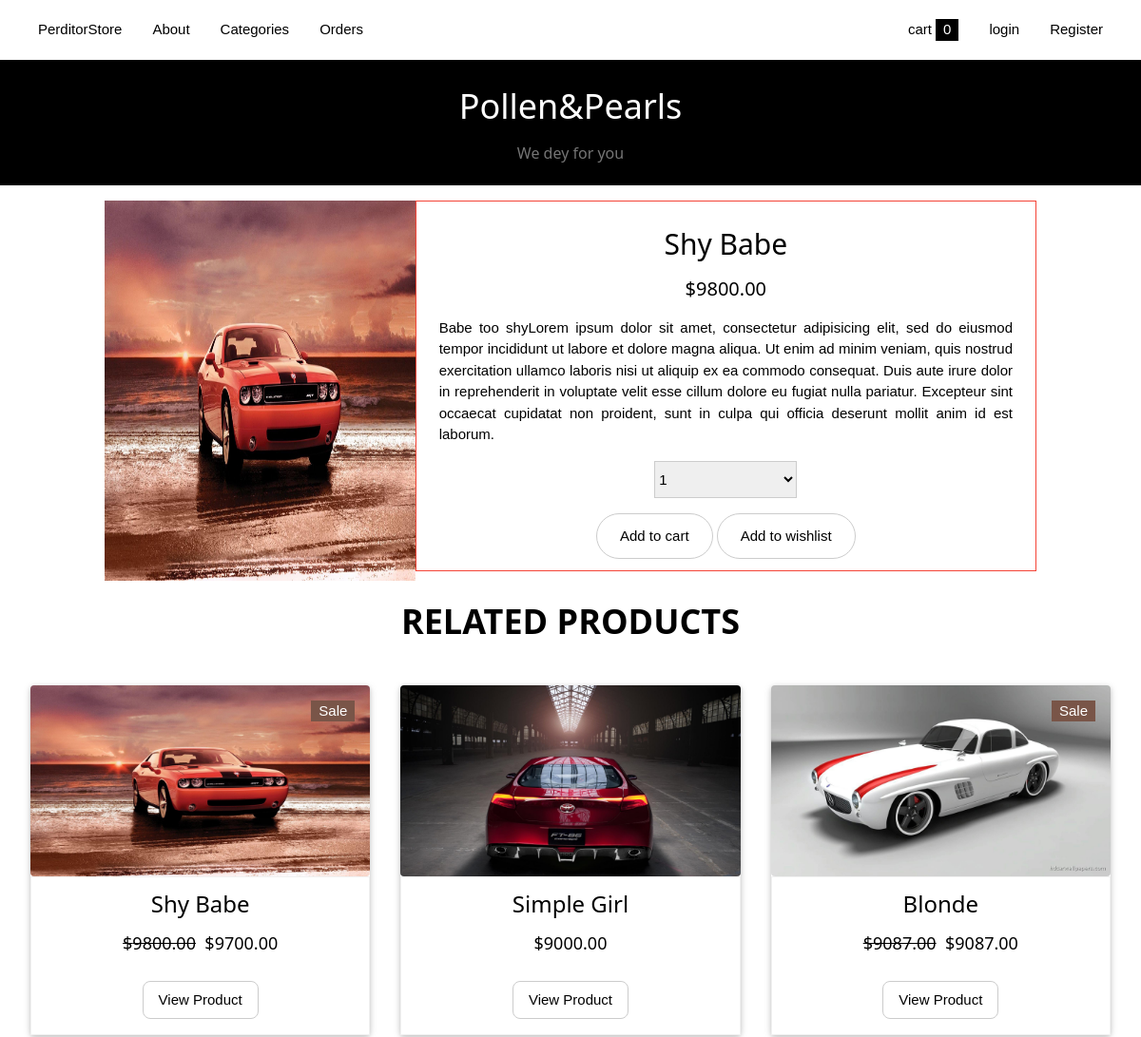
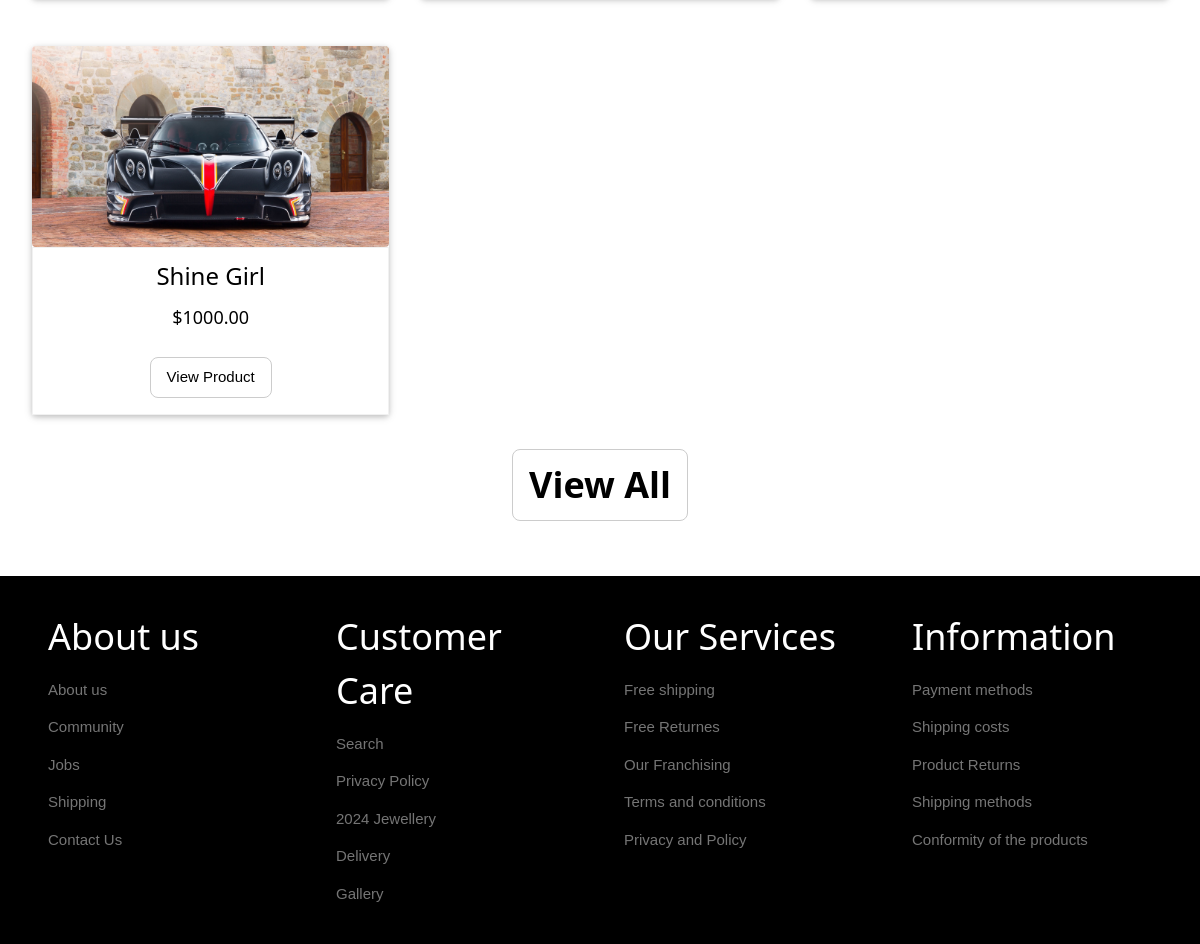
Page /product/12 on the committed database (2 pictures, top to bottom).
### store/models.py (models this page shows, shortened)
class Product(models.Model):
    name = models.CharField(max_length=100)
    price = models.DecimalField(default=0, max_digits=6, decimal_places=2)
    category = models.ForeignKey("Category", on_delete=models.CASCADE,default = 0)
    description = models.CharField(max_length=250, blank=True,default="",null=True)
    image = models.ImageField( upload_to='uploads/product_image/')
    is_sale = models.BooleanField(default=False)
    in_cart = models.BooleanField(default=False)
    in_wishlist = models.BooleanField(default=False)
    sale_price = models.DecimalField(default=0, max_digits=6, decimal_places=2)

### store/views.py (the view)
# urls.py: path('product/<int:pk>',views.productDetail,name='product-detail'),
def productDetail(request,pk):
    item = Product.objects.get(id=pk)
    category = Category.objects.get(name=item.category)
    related_products = Product.objects.filter(category=category).order_by('?')[:4]
    return render(request,'store/product-detail.html',{'item':item,'obj':related_products})

### cart/cart.py (called while the page is built)
    def __len__(self):
        return len(self.cart)

### cart/context_processors.py (called while the page is built)
def cart(request):
    return {'cart':Cart(request),}

def category(request):
    category = Category.objects.all()
    return {'category':category}

def wishlist(request):
    try:
        wishlist = WishList.objects.get(customer=request.user)
        num_wishlist = wishlist.products.count()
        return {'num_wishlist':num_wishlist}
    except:
        return {}

### store/models.py (called while the page is built)
    def __str__(self):
        return self.name

### templates/store/product-detail.html (shortened to what this page needs)
{% extends "partials/base.html" %}
{% block content %}
<header class="w3-padding-large w3-center w3-black">
    <h1 class="w3-center w3-text-white">Pollen&Pearls</h1>
    <h6 class="w3-text-grey">We dey for you</h6>
</header>
<div class=" w3-row w3-section w3-content">
    <div class="w3-third">
        <img src={{item.image.url}} alt="product_image" style="max-width:100%; height:400px"/>
    </div>
    <div class="w3-twothird w3-padding-large w3-center w3-border w3-border-red">
        <h2>{{item.name}}</h2>
        <h4><span>$</span><span>{{item.price}}</span></h4>
        <p class="w3-justify">{{item.description}}{% lorem 1 b %}</p>
        <div class="w3-section w3-content" style="max-width:150px">
            <select class="w3-select w3-border" id="qty-cart">
                <option value='1' selected>1</option>
            </select>
        </div>
        {% if item.in_cart %}
        <button type="button" value="{{item.id}}" id="remove-cart" class="w3-button w3-padding-large w3-section w3-border w3-round-xxlarge "><span>Remove from cart</span></button>
        {% else %}
        <button type="button" value="{{item.id}}" id="add-cart" class="w3-button w3-padding-large w3-border w3-round-xxlarge "><span>Add to cart</span></button>
        {% endif %}
        {% if item.in_wishlist %}
        <button type="button" value="{{item.id}}" id="remove-wishlist" class="w3-button w3-padding-large w3-section w3-border w3-round-xxlarge "><span>Remove from wishlist</span></button>
        {% else %}
        <button type="button" value="{{item.id}}" id="add-wishlist" class="w3-button w3-padding-large w3-border w3-round-xxlarge "><span>Add to wishlist</span></button>
        {% endif %}
    </div>
</div>
<div>
    <h1 class="w3-center w3-animate-zoom w3-section"><b>RELATED PRODUCTS</b></h1>
    <div class="w3-container w3-row-padding ">
    {% for product in obj %}
        <div class=" w3-col s12 l4 w3-padding">
            <div class="w3-round w3-section  w3-card">
                <div class="w3-display-container">
                    {% if product.is_sale %}
                    <p class="w3-tag w3-display-topright w3-margin w3-brown">Sale</p>
                    {% endif %}
                    <img src="{{product.image.url}}" alt="" style="max-width:100%;" class="w3-round">
                </div>
                <div class="w3-center w3-border w3-border-light-grey ">
                    <h3 class="w3-text-black">{{product.name}}</h3>
                    {% if product.is_sale %}
                    <h5 class=""><s>${{product.price}}</s> &nbsp;${{product.sale_price}}</h5>
                    {% else %}
                    <h5 class="">${{product.price}}</h5>
                    {% endif %}
                    <a href="{% url 'product-detail' product.pk %}"><button class="w3-button w3-section w3-round-large w3-border w3-hover-black w3-center">View Product</button></a>
                </div>
            </div>
        </div>
    {% endfor %}
    </div>
    <h1 class="w3-center "><b class="w3-button w3-border w3-round-large">View All</b></h1>
</div>
{% endblock content %}

### static/css/w3.css (style rules this page uses)
html { box-sizing:border-box }
*,*:before,*:after { box-sizing:inherit }
html { -ms-text-size-adjust:100%;-webkit-text-size-adjust:100% }
body { margin:0 }
article,aside,details,figcaption,figure,footer,header,main,menu,nav,section { display:block }
a { background-color:transparent }
b,strong { font-weight:bolder }
img { border-style:none }
button,input,select,textarea,optgroup { font:inherit;margin:0 }
button,input { overflow:visible }
button,select { text-transform:none }
button,[type=button],[type=reset],[type=submit] { -webkit-appearance:button }
html,body { font-family:Verdana,sans-serif;font-size:15px;line-height:1.5 }
html { overflow-x:hidden }
h1 { font-size:36px }
h2 { font-size:30px }
h3 { font-size:24px }
h4 { font-size:20px }
h5 { font-size:18px }
h6 { font-size:16px }
h1,h2,h3,h4,h5,h6 { font-family:"Segoe UI",Arial,sans-serif;font-weight:400;margin:10px 0 }
img { vertical-align:middle }
a { color:inherit }
.w3-btn,.w3-button { border:none;display:inline-block;padding:8px 16px;vertical-align:middle;overflow:hidden;text-decoration:none;color:inherit;background-color:inherit;text-align:center;cursor:pointer;white-space:nowrap }
.w3-btn,.w3-button { -webkit-touch-callout:none;-webkit-user-select:none;-khtml-user-select:none;-moz-user-select:none;-ms-user-select:none;user-select:none }
.w3-badge,.w3-tag { background-color:#000;color:#fff;display:inline-block;padding-left:8px;padding-right:8px;text-align:center }
.w3-tooltip,.w3-display-container { position:relative }
.w3-select { padding:9px 0;width:100%;border:none;border-bottom:1px solid #ccc }
.w3-container:after,.w3-container:before,.w3-panel:after,.w3-panel:before,.w3-row:after,.w3-row:before,.w3-row-padding:after,.w3-row-padding:before, .w3-cell-row:before,.w3-cell-row:after,.w3-clear:after,.w3-clear:before,.w3-bar:before,.w3-bar:after { content:"";display:table;clear:both }
.w3-col,.w3-half,.w3-third,.w3-twothird,.w3-threequarter,.w3-quarter { float:left;width:100% }
.w3-col.s12 { width:99.99999% }
@media (min-width:601px) { .w3-col.m4,.w3-third { width:33.33333% } }
@media (min-width:601px) { .w3-col.m8,.w3-twothird { width:66.66666% } }
@media (min-width:993px) { .w3-col.l4 { width:33.33333% } }
.w3-content,.w3-auto { margin-left:auto;margin-right:auto }
.w3-content { max-width:980px }
.w3-display-topright { position:absolute;right:0;top:0 }
.w3-round,.w3-round-medium { border-radius:4px }
.w3-round-large { border-radius:8px }
.w3-round-xxlarge { border-radius:32px }
.w3-row-padding,.w3-row-padding>.w3-half,.w3-row-padding>.w3-third,.w3-row-padding>.w3-twothird,.w3-row-padding>.w3-threequarter,.w3-row-padding>.w3-quarter,.w3-row-padding>.w3-col { padding:0 8px }
.w3-container,.w3-panel { padding:0.01em 16px }
.w3-card,.w3-card-2 { box-shadow:0 2px 5px 0 rgba(0,0,0,0.16),0 2px 10px 0 rgba(0,0,0,0.12) }
.w3-animate-zoom { animation:animatezoom 0.6s }
.w3-justify { text-align:justify!important }
.w3-center { text-align:center!important }
.w3-border { border:1px solid #ccc!important }
.w3-section,.w3-code { margin-top:16px!important;margin-bottom:16px!important }
.w3-margin { margin:16px!important }
.w3-padding { padding:8px 16px!important }
.w3-padding-large { padding:12px 24px!important }
.w3-brown,.w3-hover-brown:hover { color:#fff!important;background-color:#795548!important }
.w3-black,.w3-hover-black:hover { color:#fff!important;background-color:#000!important }
.w3-text-white,.w3-hover-text-white:hover { color:#fff!important }
.w3-text-black,.w3-hover-text-black:hover { color:#000!important }
.w3-text-grey,.w3-hover-text-grey:hover,.w3-text-gray,.w3-hover-text-gray:hover { color:#757575!important }
.w3-border-red,.w3-hover-border-red:hover { border-color:#f44336!important }
.w3-border-light-grey,.w3-hover-border-light-grey:hover,.w3-border-light-gray,.w3-hover-border-light-gray:hover { border-color:#f1f1f1!important }

### rows in the picture
Product: image (picture), name "Shy Babe", price "9800.00", description "Babe too shy", is_sale "Sale", sale_price "9700.00"
Product: image (picture), name "Simple Girl", price "9000.00"
Product: is_sale "Sale", image (picture), name "Blonde", price "9087.00", sale_price "9087.00"
Product: image (picture), name "Shine Girl", price "1000.00"

### other values in the picture
{{ cart|length }} "0"
